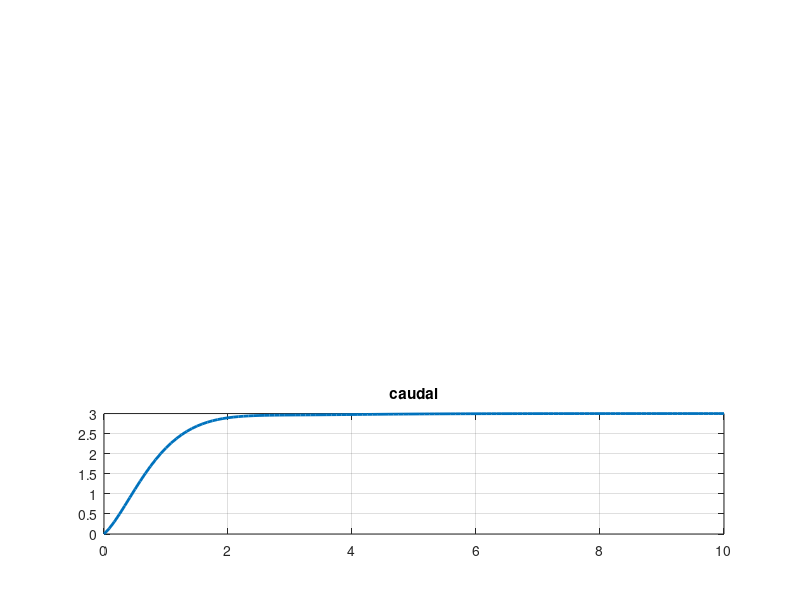

MATLAB code to generate this figure:
%%TP1 Ejercicio 1, iniciso 2
pkg load control signal;
clc; clear all; close all;

%componentes
A1=1;
A2=1;
R1=1/2;
R2=1/3;
h1(1)=0;
h2(1)=0;

%matrices del espacio de estados (ss)
A=[-1/(A1*R1) 1/(A1*R1); 1/(A2*R1) -(1/(A2*R1)+1/(A2*R2))]
B=[1/A1; 0]
Ct=[0 1]
D=[0]
X=[h1 ; h2];
u(1)=0;
[num,den]=ss2tf(A,B,Ct,D);
sys=tf(num,den);

A_amp=[A zeros(2,1); -Ct 0]
B_amp=[B(:,1);0]

%%Diseño de la ubicacion de los polos
P= [-1.5+j -1.5-j -1]; %Polos deseados
K=place(A_amp,B_amp,P) %%Ganancia de realimentacion

Acl=A_amp-B_amp*K;
eig(Acl) %%Comprobamos que los plos estan donde queremos

%Kr=1/dcgain(ss(Acl,B_amp,[0 1 0],D)); %%Ganancia de entrada para corregir el offset


%Variables de utilidad
%%Para determinar h se hace lo siguiente:
f=max(abs(pole(sys)))%%Esto nos imprime la frecuencia del polo más alta del sistema.

%Como por el teorema del muestreo, tenemos que muestrear al doble de esa frecuencia
%determinamos h como 1/10f, donde f es la frecuencia más alta
h=1/(2*f)
tiempo=(10/h);
t=0:h:(tiempo*h);
i=1;
referencia=1; %%altura en metros del tanque 2
psi=0; %Error integrado
while(i<(tiempo+2))

  h1(i)=X(1);h2(i)=X(2);

  u=-K*([X;psi]);

  accion(i)=u;

  X_P=A*X+B*u;%X punto
  X=X+h*X_P;%Esto es el cálculo de la integral como sumatoria
  psi=psi+h*(referencia-Ct*X);

  i=i+1;

end

%Imprimo como varían mis variables de estado y mi entrada
figure 1;
subplot(3,1,1) ;plot(t,h1); title("altura del primer tanque"); grid on;
subplot(3,1,2) ;plot(t,h2); title("altura del segundo tanque");grid on; hold;
step(sys,"color","r"), legend("altura controlada","altura sin controlador");
subplot(3,1,3) ;plot(t,accion,"linewidth",2); title("caudal");grid on;

